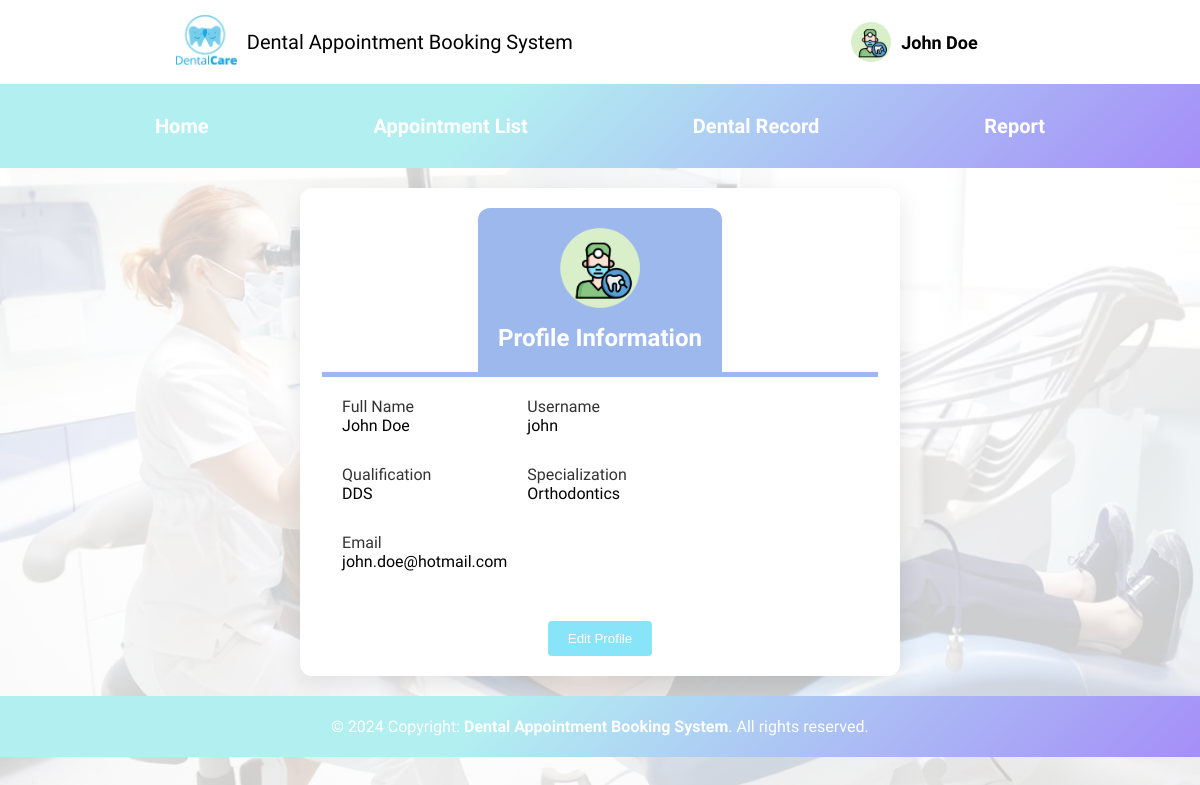
Screenshot of /Dentist/edit_dentist_profile.php (signed in) with the database file from the repository.
### tables this page shows
CREATE TABLE IF NOT EXISTS Dentist(
dentistID VARCHAR(10) PRIMARY KEY,
qualification VARCHAR(10) NOT NULL,
specialization VARCHAR(20) NOT NULL,
userID VARCHAR(10),
FOREIGN KEY (userID) REFERENCES User(userID)
);

CREATE TABLE IF NOT EXISTS User(
userID VARCHAR(10) PRIMARY KEY,
name VARCHAR(50) NOT NULL,
gender VARCHAR(6) NOT NULL,
contactNo VARCHAR(13) NOT NULL,
email VARCHAR(50)
);

### Dentist/edit_dentist_profile.php (the view, shortened to what this page needs)
<?php
include('../config.php');
include('Dentist.php');
$userID = $_SESSION['userid'];
$fullName = "";
$qualification = "";
$specialization = "";
$email = "";
$username = "";
$dentistQuery = "SELECT d.*, u.name AS fullName, u.email, l.username, l.password
                FROM Dentist d
                JOIN User u ON d.userID = u.userID
                JOIN Login l ON u.userID = l.fk_userid
                WHERE d.userID = '$userID'";
$dentistResult = mysqli_query($conn, $dentistQuery);
$row_user = mysqli_fetch_assoc($dentistResult);
if ($row_user) {
    $fullName = $row_user['fullName'];
    $qualification = $row_user['qualification'];
    $specialization = $row_user['specialization'];
    $email = $row_user['email'];
    $username = $row_user['username'];
} else {
    die("Error: Dentist profile not found.");
}
?>
<!DOCTYPE html>
<html lang="en">
<head>
    <link rel="stylesheet" href="https://cdnjs.cloudflare.com/ajax/libs/font-awesome/5.15.4/css/all.min.css">
</head>
<body>
    <div class="container">
        <div class="profile-header">
            <img src="../images/Dentist_icon.png" alt="Dentist Logo">
            <h1>Profile Information</h1>
        </div>
        <div class="profile-content">
            <div class="profile-info">
                <div class="label">Full Name</div>
                <div class="value"><?= $fullName ?></div>
            </div>
            <div class="profile-info">
                <div class="label">Username</div>
                <div class="value"><?= $username ?></div>
            </div>
            <div class="profile-info">
                <div class="label">Qualification</div>
                <div class="value"><?= $qualification ?></div>
            </div>
            <div class="profile-info">
                <div class="label">Specialization</div>
                <div class="value"><?= $specialization ?></div>
            </div>
            <div class="profile-info">
                <div class="label">Email</div>
                <div class="value"><?= $email ?></div>
            </div>
        </div>
        <div class="edit-profile">
            <button id="editButton" onclick="toggleEdit()">Edit Profile</button>
        </div>
    </div>
    <?php include '../footer.php'; ?>
</body>
</html>

### style.css (style rules this page uses)
body { font-family: "Reem Kufi", sans-serif; font-optical-sizing: auto; font-weight: 300; font-style: normal; margin: 0; scroll-behavior: smooth; }
.container { display: flex; text-align: left; }

### Dentist/edit_dentist_profile.php (style rules this page uses)
* { box-sizing: border-box; }
body { font-family: "Reem Kufi"; background: linear-gradient(rgba(255, 255, 255, 0.8), rgba(255, 255, 255, 0.8)), url('../images/background_patient.jpg'); background-size: cover; background-position: center; margin: 0; padding: 0; display: flex; flex-direction: column; min-height: 100vh; }
.container { width: 100%; max-width: 600px; margin: 20px auto; background: #fff; box-shadow: 0px 8px 24px rgba(0, 0, 0, 0.1); border-radius: 12px; overflow: hidden; display: flex; flex-direction: column; align-items: center; padding: 20px; }
.profile-header { background-color: #9DB8ED ; color: white; padding: 20px; text-align: center; border-top-left-radius: 12px; border-top-right-radius: 12px; }
.profile-header img { width: 80px; height: 80px; margin-bottom: 2px; }
.profile-header h1 { margin: 10px 0 0; font-size: 24px; }
.profile-content { padding: 20px; border-top: 5px solid #9DB8ED; display: grid; grid-template-columns: 1fr 2fr; gap: 20px; }
.profile-content .profile-info { margin-bottom: 10px; }
.profile-content .profile-info .label { font-weight: 500; color: #333; }
.profile-content .profile-info .value { font-weight: 300; }
.edit-profile { margin-top: 20px; display: flex; justify-content: flex-end; }
.edit-profile button { background-color: #88e4f9; color: white; border: none; padding: 10px 20px; border-radius: 4px; cursor: pointer; transition: background-color 0.3s; }

### rows the page displays
dentist: userID.name "John Doe", login.username "john", qualification "DDS", specialization "Orthodontics", userID.email "john.doe@hotmail.com"

### other values shown
$_SESSION['name'] "John Doe"
